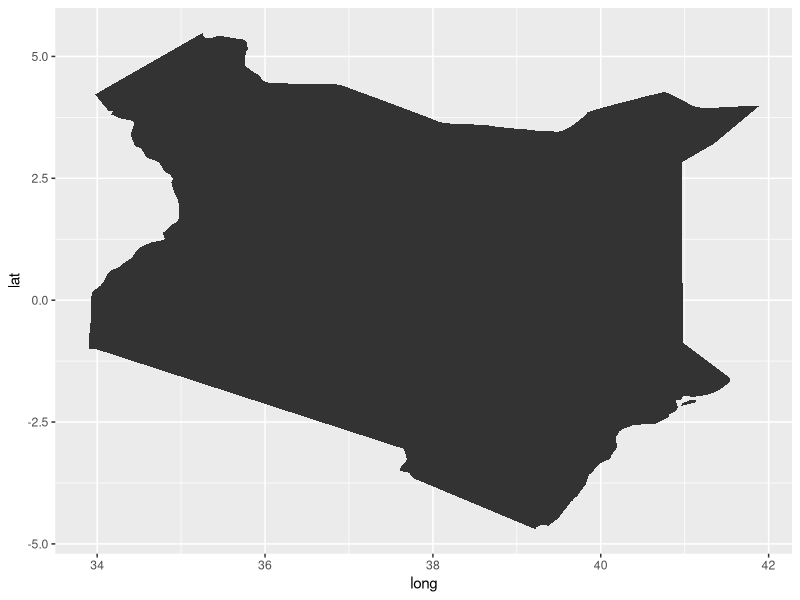

Source code (R):
library(ggplot2)
library(tidyverse)
world_map<-map_data("world")
1
#check the first six rows
world_map %>% head
View(world_map)

#plot the map of Kenya
Kenya<-world_map %>% 
  filter(region=="Kenya")

  
ggplot(data=Kenya, aes(x=long, y=lat, map_id=region))+
  geom_map(map=Kenya)
